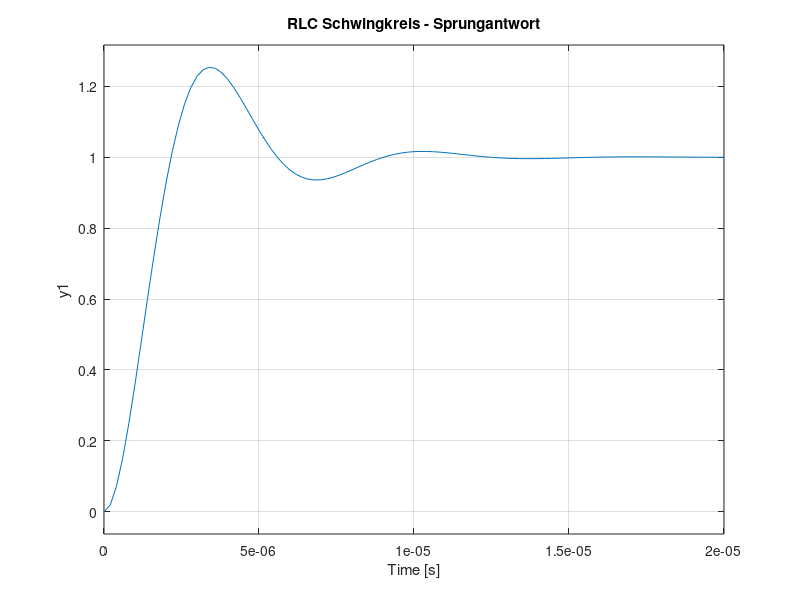

This chart was generated by the following MATLAB code: (Note: this script raises an error after producing the figure.)
% RT1 Lab

%% Vorbereitungsaufgabe 1


% - -- - -- - -- - -- - -- - -- - -- - -- - -- - -- - --

% Parameter (SI-Einheiten)
R = 0.8;
L = 1E-6;
C = 1E-6;

% - -- - -- - -- - -- - --

a = 2;

T_0 = 0;
T_max = 25E-6;
plot_points = 1000;

f = 250E3;

% - -- - -- - -- - -- - --

t = linspace(T_0, T_max, plot_points);

G = tf([1], [L*C  R*C  1]);    % Übertragungsfunktion

u = a * square(2*pi*f * t);

y = lsim(G, u, t);

% - -- - -- - -- - -- - --

f_step = figure();

step(G);                       % Berechnet und zeichnet die Sprungantwort

grid on

title('RLC Schwingkreis - Sprungantwort');

export_figure(f_step, "plots/step-response");

% - -- - -- - -- - -- - --

f_impulse = figure();

impulse(G);                    % Berechnet und zeichnet die Impulsantwort

grid on

title('RLC Schwingkreis - Impulsantwort');

export_figure(f_impulse, "plots/impulse-response");


% - -- - -- - -- - -- - -- - -- - -- - -- - -- - --

f_square = figure();

p_u = plot(t, u, 'r');

hold on

p_y = plot(t, y, 'b');

hold off

title('RLC Schwingkreis - Rechtecksignal(a=2, f=250kHz)');

legend('Ausgang y(t)', 'Eingang u(t)');

xlabel('Zeit $(\mu s)$','Interpreter','latex');

ylabel('Amplitude');

xlim('tight');

grid on

export_figure(f_square, "plots/square-response");

% - -- - -- - -- - -- - -- - -- - -- - -- - -- - --

f_bode = figure();

bode(G);

grid minor

export_figure(f_bode, "plots/bode-diagram");
